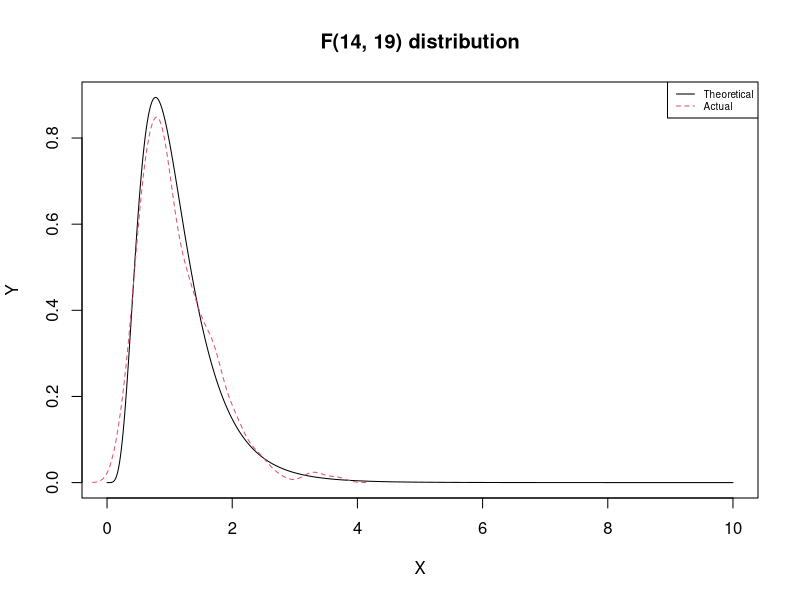

R code for this plot:
## ---- chunk 1
library(MASS)
set.seed(18081932)

N <- 1000
population <- rnorm(N)

n1 <- 15
n2 <- 20

n.samples <- 500

sample_vars <- function(i) {
  s1 <- population[sample(N, n1, replace = TRUE)]
  s2 <- population[sample(N, n2, replace = TRUE)]
  var(s1)/var(s2)
}

sample.f <- sapply(1:n.samples, sample_vars)
approx.mean <- round(summary(sample.f)[4], 1)
X1 <- seq(from = 0, to = approx.mean, length.out = 100)
X2 <- seq(from = approx.mean, to = 10, length.out = n.samples - length(X1))
X <- c(X1, X2)
Y <- df(X, n1 - 1, n2 - 1)
plot(X, Y, type = "l", col = 1, lty = 1)
lines(density(sample.f), col = 2, lty = 2)
legend.text <- c("Theoretical", "Actual")
legend("topright", legend = legend.text, lty = c(1, 2), col = c(1, 2), cex = 0.6)
title.txt <- paste(sep = "", "F(", n1 - 1, ", ", n2 - 1, ") distribution")
title(title.txt)
## ---- chunk 2
s1 <- rnorm(n1)
s2 <- rnorm(n2)

v1 <- var(s1)
v2 <- var(s2)
F_s <- v1/v2
cat(paste(sep = "", "The ratio of variances is ", F_s, ".\n"))
## ---- chunk 3
p_1 <- ifelse(F_s < 1, pf(F_s, n1 - 1, n2 - 1), 1 - pf(F_s, n1 - 1, n2 - 1))
## ---- chunk 4
p_2 <- ifelse(F_s < 1, 1 - pf(1/F_s, n2 - 1, n1 - 1), pf(1/F_s, n2 - 1, n1 - 1))
## ---- chunk 5
p <- p_1 + p_2
## ---- chunk 6
cat(paste(sep = "","The p-value of our test is ", round(p, 5), ".\n"))
## ---- chunk 7
var.test(s1, s2)
## ---- chunk 8
s3 <- rnorm(n1)
s4 <- rnorm(n2, sd = 2)

v3 <- var(s3)
v4 <- var(s4)
F_s <- v3/v4
cat(paste(sep = "", "The ratio of variances is ", F_s, ".\n"))
p_1 <- ifelse(F_s < 1, pf(F_s, n1 - 1, n2 - 1), 1 - pf(F_s, n1 - 1, n2 - 1))
p_2 <- ifelse(F_s < 1, 1 - pf(1/F_s, n2 - 1, n1 - 1), pf(1/F_s, n2 - 1, n1 - 1))
p <- p_1 + p_2
cat(paste(sep = "","The p-value of our test is ", round(p, 5), ".\n"))
## ---- chunk 9
var.test(s3, s4)
